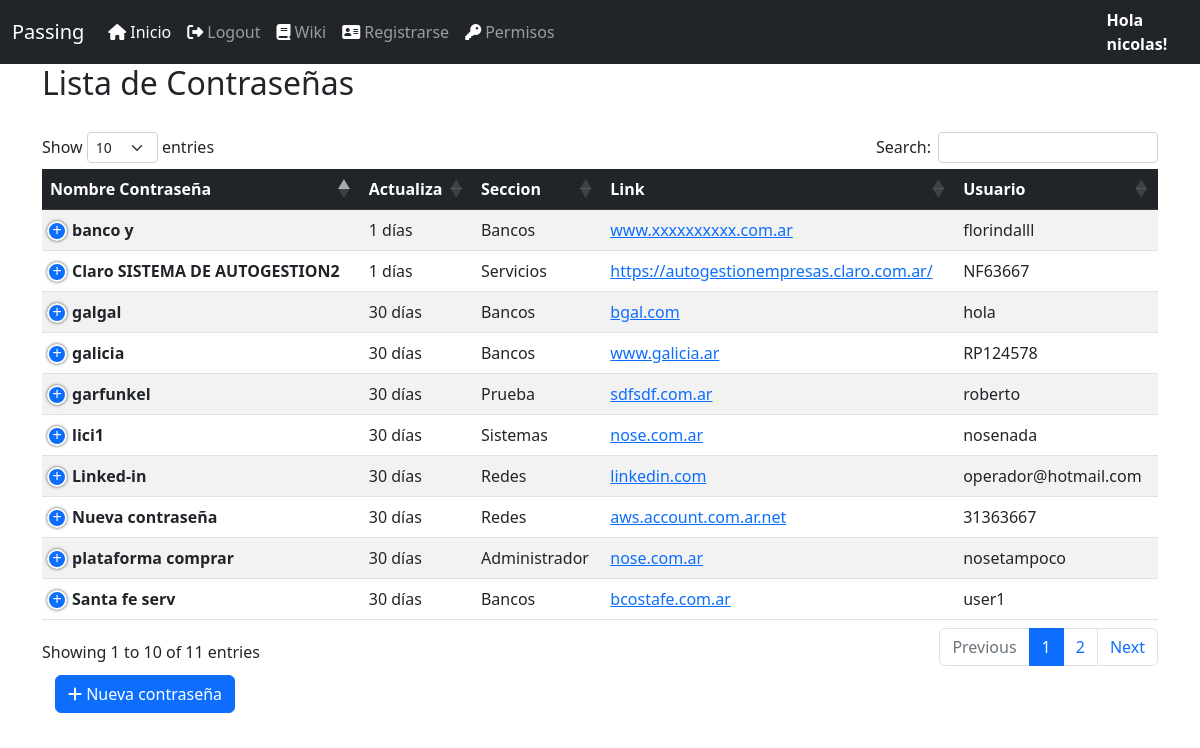
The app's page /pass/listpass (signed in) with its own data.
### login/models.py (models this page shows)
class CustomUser(AbstractUser):
    avatar = models.ImageField(blank=True, null=True, upload_to='static/')
    position = models.CharField(max_length=80,null=True)

### passbase/models.py (models this page shows, shortened)
class Contrasena(models.Model):
    nombre_contra = models.CharField(max_length=50, unique=True)
    seccion = models.ForeignKey(SeccionContra, on_delete=models.CASCADE)
    link = models.CharField(max_length=265)
    usuario = models.CharField(max_length=60)
    contraseña = models.CharField(max_length=60)
    actualizacion= models.IntegerField(default=30) #la contraseña pedirá cambio cada x dias de este campo
    info = models.CharField(max_length=260)
    active = models.BooleanField(default=True)
    created = models.DateTimeField(auto_now=True)
    updated = models.DateTimeField(auto_now_add=True)

class SeccionContra(models.Model):
    nombre_seccion = models.CharField(max_length=50)
    active = models.BooleanField(default=True)
    created = models.DateTimeField(auto_now=True)
    updated = models.DateTimeField(auto_now_add=True)
    def __str__(self):
        return self.nombre_seccion

### passbase/views.py (the view, shortened to what this page needs)
# urls.py: path('listpass',ContrasListView.as_view(), name='listpass'),
class ContrasListView(ListView):
    model = Contrasena
    template_name = 'listpass.html'
    @method_decorator(csrf_exempt)
    def dispatch(self, request, *args, **kwargs):
        return super().dispatch(request, *args, **kwargs)
    def get_queryset(self):
        try:
            obj_permiso = ContraPermission.objects.filter(user_id = self.request.user,
                                                          perm_active = True,
                                                          permission = True).values_list('contra_id', flat=True)
            permisos = list(obj_permiso)
            print(f'permisos: {permisos}')
            return Contrasena.objects.filter(active=True, id__in = permisos).order_by('seccion')
        except Exception as e:
            return redirect(reverse_lazy('login'))
    def get_context_data(self, **kwargs):
        context = super().get_context_data(**kwargs)
        context['title'] = 'Lista de Contraseñas'
        return context

### templates/listpass.html (shortened to what this page needs)
<!DOCTYPE html>
{% extends 'base.html'%}
{% load static %}
{% block head %}
<link rel="stylesheet" href="{% static 'lib/DataTables-1.13.1/css/dataTables.bootstrap5.min.css' %}"/>
<link rel="stylesheet" href="{% static 'lib/DataTables-1.13.1/plugins/responsive-2.4.0/css/responsive.bootstrap5.min.css' %}"/>
{% endblock %}
{% block content %}
<body>
<div class="container" style="height: 60px;">
    <h2>{{title}}</h2>
</div>
{% if request.user.is_authenticated %}
    <div class="container">
            <table class="table table-striped table-hover" id="data">
                <thead class="table-dark">
                    <tr >
                        <th scope="col">Nombre Contraseña</th>
                        <th scope="col">Actualiza</th>
                        <th scope="col">Seccion</th>
                        <th scope="col">Link</th>
                        <th scope="col">Usuario</th>
                    </tr>
                </thead>
                <tbody>
                    {% for contra in object_list %}
                    <tr>
                        <td><b>{{ contra.nombre_contra }}</b></td>
                        <td>{{ contra.actualizacion}} días</td>
                        <td>{{ contra.seccion }}</td>
                        <td>
                            <a href="https://{{ contra.link }}" target="_blank" rel="noopener">{{ contra.link }}</a>
                        </td>
                        <td>{{ contra.usuario }}</td>
                            </div>
                    </tr>
                    {% endfor %}
            <div>
                <button class="btn">
                    <a class="btn btn-primary btn-flat" href = "{% url 'createpass' %}">
                    <i class="fas fa-plus"></i> Nueva contraseña </a>
                </button>
            </div>
            {% endif %}
{% endblock %}

### templates/base.html (shortened to what this page needs)
<html>
        <head>
            {% load static %}
                <link rel="stylesheet" href="{% static 'lib/bootstrap-5.2.2-dist/css/bootstrap.min.css'%}"></link>
           {% block head %}
            {% endblock %}
        </head>
        <body>
    <div class="">
           <nav class="navbar navbar-expand-lg navbar-dark bg-dark">
            <div class="container-fluid">
              <a class="navbar-brand" href="#">Passing</a>
              <div class="collapse navbar-collapse" id="navbarColor02">
                <ul class="navbar-nav ml-auto">
                  <li class="nav-item">
                    <a class="nav-link active" href={% url 'listpass' %}><i class="fa-solid fa-house" style="color:white">&nbsp;</i>Inicio
                    </a>
                  </li>
                  {% if request.user.is_authenticated %}
                  <li class="nav-item">
                    <a class="nav-link" href="{% url 'logout' %}"><i class="fa-solid fa-right-from-bracket" style="color:white">&nbsp;</i>Logout</a>
                  </li>
                  {% else %}
                  <li class="nav-item">
                    <a class="nav-link" href="{% url 'login' %}"><i class="fas fa-sign-in-alt" style="color:white">&nbsp;</i>Login</a>
                  </li>
                  {%endif%}
                  <li class="nav-item">
                    <a class="nav-link" href="#"><i class="fa-solid fa-book" style="color:white">&nbsp;</i>Wiki</a>
                  </li>
                  <li class="nav-item">
                    <a class="nav-link" href="{% url 'register' %}"><i class="fa-solid fa-address-card" style="color:white">&nbsp;</i>Registrarse</a>
                  </li>
                  {% if request.user.is_superuser %}
                  <li class="nav-item">
                    <a class="nav-link" href="{% url 'permissionform1' %}"><i class="fa-solid fa-key" style="color:white">&nbsp;</i>Permisos</a>
                  </li>
                  {%endif%}
                    </div>
                {% if request.user.is_authenticated %}
              </div>
              <a class="nav-link" href="{% url 'profile' request.user.username %}" style="color:white"><b>Hola {{request.user}}!</b></a>
            </div>
            {%else%}
          </div>
          <a class="nav-link" href="{% url 'login' %}" style="color:white"><b>Hola {{request.user}}!</b></a>
        </div>
            {%endif%}
          {% block content %}
            {% endblock %}
          </body>
    </html>

### records on screen
CustomUser: user "nicolas"
Contrasena: nombre_contra "Linked-in", actualizacion "30", seccion "Redes", link "linkedin.com", usuario "operador@hotmail.com"
Contrasena: nombre_contra "Nueva contraseña", actualizacion "30", seccion "Redes", link "aws.account.com.ar.net", usuario "31363667"
Contrasena: nombre_contra "galicia", actualizacion "30", seccion "Bancos", link "www.galicia.ar", usuario "RP124578"
Contrasena: nombre_contra "banco y", actualizacion "1", seccion "Bancos", link "www.xxxxxxxxxx.com.ar", usuario "florindalll"
Contrasena: nombre_contra "Santa fe serv", actualizacion "30", seccion "Bancos", link "bcostafe.com.ar", usuario "user1"
Contrasena: nombre_contra "galgal", actualizacion "30", seccion "Bancos", link "bgal.com", usuario "hola"
Contrasena: nombre_contra "plataforma comprar", actualizacion "30", seccion "Administrador", link "nose.com.ar", usuario "nosetampoco"
Contrasena: nombre_contra "lici1", actualizacion "30", seccion "Sistemas", link "nose.com.ar", usuario "nosenada"
Contrasena: nombre_contra "garfunkel", actualizacion "30", seccion "Prueba", link "sdfsdf.com.ar", usuario "roberto"
Contrasena: nombre_contra "Claro SISTEMA DE AUTOGESTION2", actualizacion "1", seccion "Servicios", link "https://autogestionempresas.claro.com.ar/", usuario "NF63667"

### other values on screen
{{ title }} "Lista de Contraseñas"
